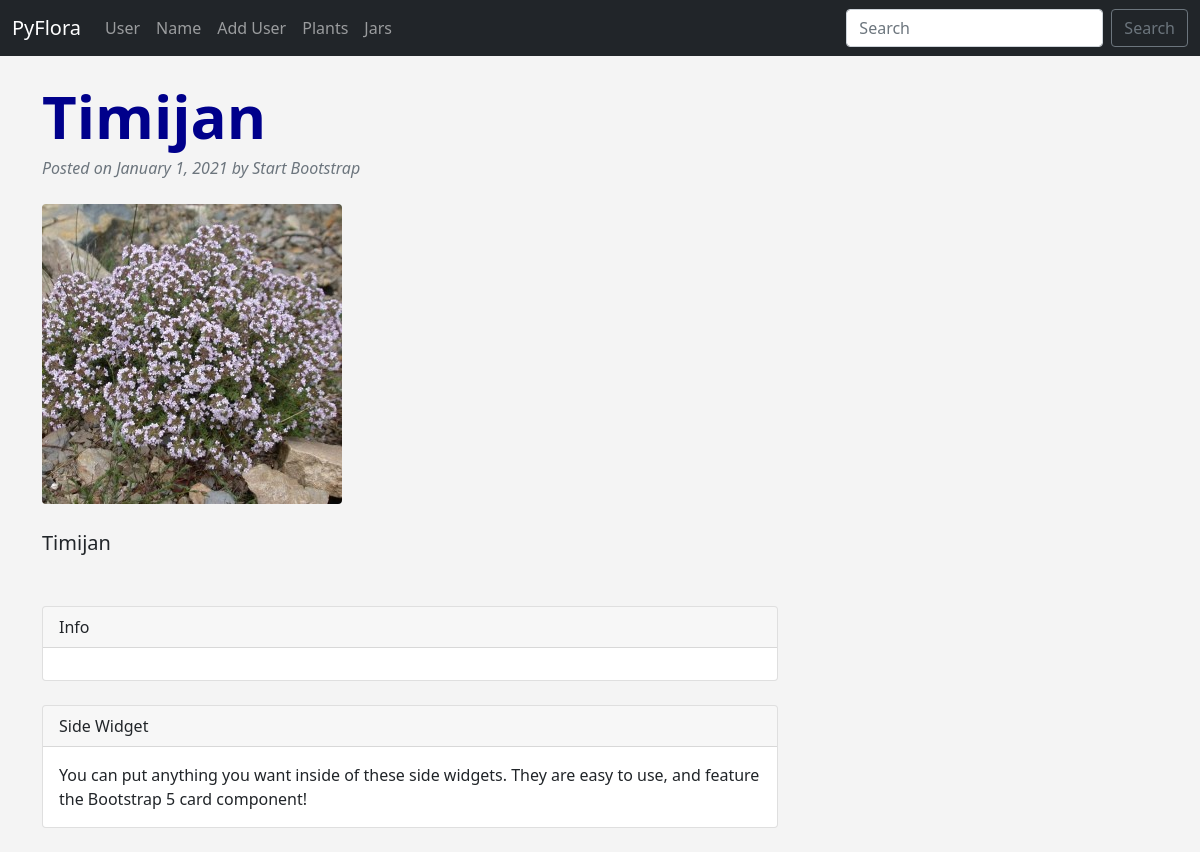
/plant_details/7, run on an earlier commit of the app's database.
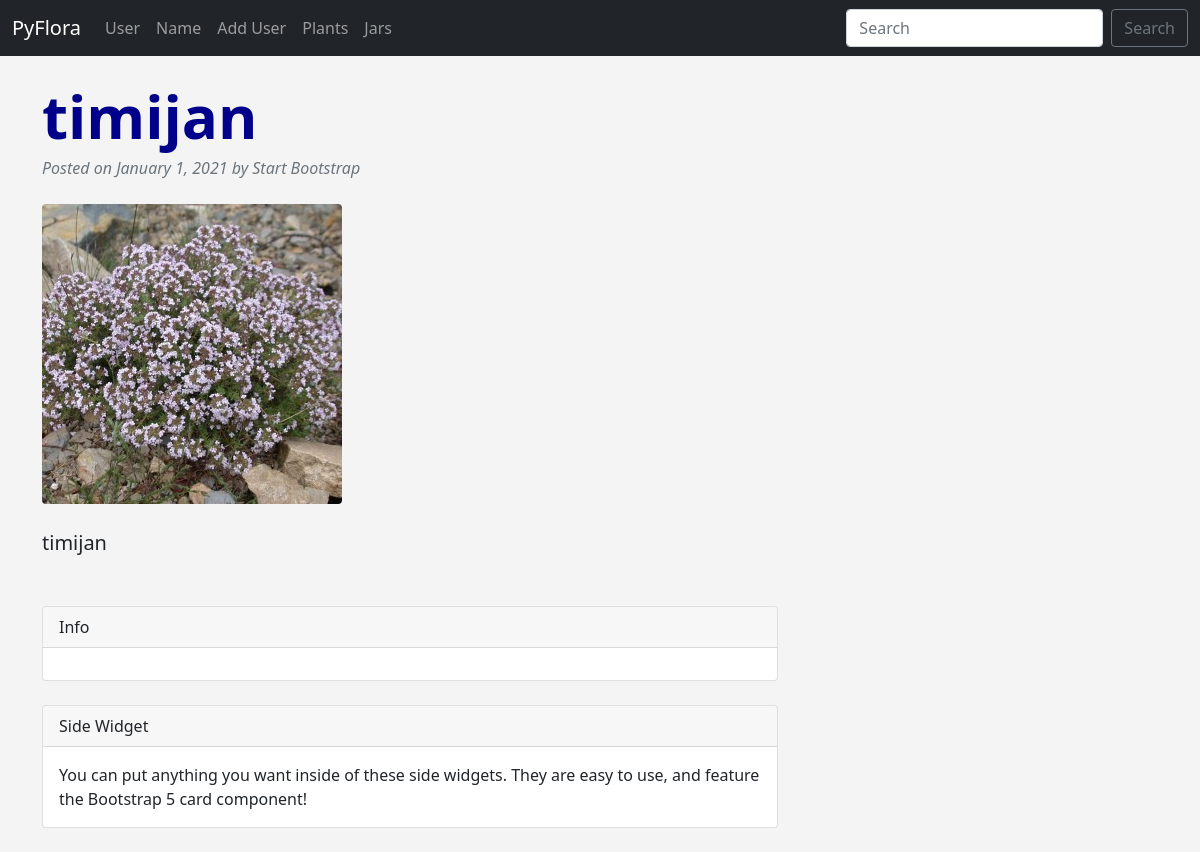
And on a later commit of the database.
### app/models.py (models this page shows, shortened)
class Plant(db.Model):
    id = db.Column(db.Integer, primary_key=True)
    name = db.Column(db.String(300), nullable=False)
    photo = db.Column(db.String(300), nullable=False, default='default.png')

### app/routes.py (the view)
@app.route('/plant_details/<int:plant_id>')
def plant_details(plant_id):
    plant = Plant.query.get(plant_id)
    return render_template('plants/plant_details.html',
                            plant = plant)

### app/templates/plants/plant_details.html (shortened to what this page needs)
{% extends 'layout.html' %}
{% block content %}
<div class="row">
    <div class="col-lg-8">
        <article>
            <header class="mb-4">
                <h1 class="fw-bolder mb-1">{{ plant.name }}</h1>
                <div class="text-muted fst-italic mb-2">Posted on January 1, 2021 by Start Bootstrap</div>
            </header>
            <figure class="mb-4"><img class="img-fluid rounded" src="{{ url_for('static', filename='pics/' + plant.photo) }}" alt="..." /></figure>
            <section class="mb-5">
                <p class="fs-5 mb-4">
                    {{ plant.name }}
                </p>
            </section>
        </article>
        <div class="card mb-4">
            <div class="card-header">Info</div>
            <div class="card-body">
            </div>
        </div>
        <div class="card mb-4">
            <div class="card-header">Side Widget</div>
            <div class="card-body">You can put anything you want inside of these side widgets. They are easy to use, and feature the Bootstrap 5 card component!</div>
        </div>
    </div>
</div>
{% endblock %}

### app/templates/layout.html (shortened to what this page needs)
<!doctype html>
<html lang="en">
<head>
    <link href="https://cdn.jsdelivr.net/npm/bootstrap@5.1.3/dist/css/bootstrap.min.css" rel="stylesheet"
>
    <link href="{{ url_for('static', filename='css/styles.css')}}" rel="stylesheet">
</head>
<body>
    {% include 'navbar.html' %}
    <br>
    <div class="container">
        {% block content %}
        {% endblock content%}
    </div>
</body>
</html>

### app/templates/navbar.html (shortened to what this page needs)
<nav class="navbar navbar-expand-lg navbar-dark bg-dark">
    <div class="container-fluid">
        <a class="navbar-brand" href="{{ url_for('index') }}">PyFlora</a>
        <div class="collapse navbar-collapse" id="navbarSupportedContent">
            <ul class="navbar-nav me-auto mb-2 mb-lg-0">
                <li class="nav-item">
                    <a class="nav-link" href="{{ url_for('user', name='Ivo') }}">User</a>
                </li>
                <li class="nav-item">
                    <a class="nav-link" href="{{ url_for('name')}}">Name</a>
                </li>
                <li class="nav-item">
                    <a class="nav-link" href="{{ url_for('add_user')}}">Add User</a>
                </li>
                <li class="nav-item">
                    <a class="nav-link" href="{{ url_for('plants')}}">Plants</a>
                </li>
                <li class="nav-item">
                    <a class="nav-link" href="{{ url_for('jars')}}">Jars</a>
                </li>
            </ul>
            <form class="d-flex">
                <input class="form-control me-2" type="search" placeholder="Search" aria-label="Search">
                <button class="btn btn-outline-secondary " type="submit">Search</button>
            </form>
        </div>
    </div>
</nav>

### app/static/css/styles.css (style rules this page uses)
h1 { color: darkblue; font-size: 60px; }
body { background: #f4f4f4 }

What changed in the data, as far as the page shows it:
changed Plant: name "Timijan" → "timijan"
